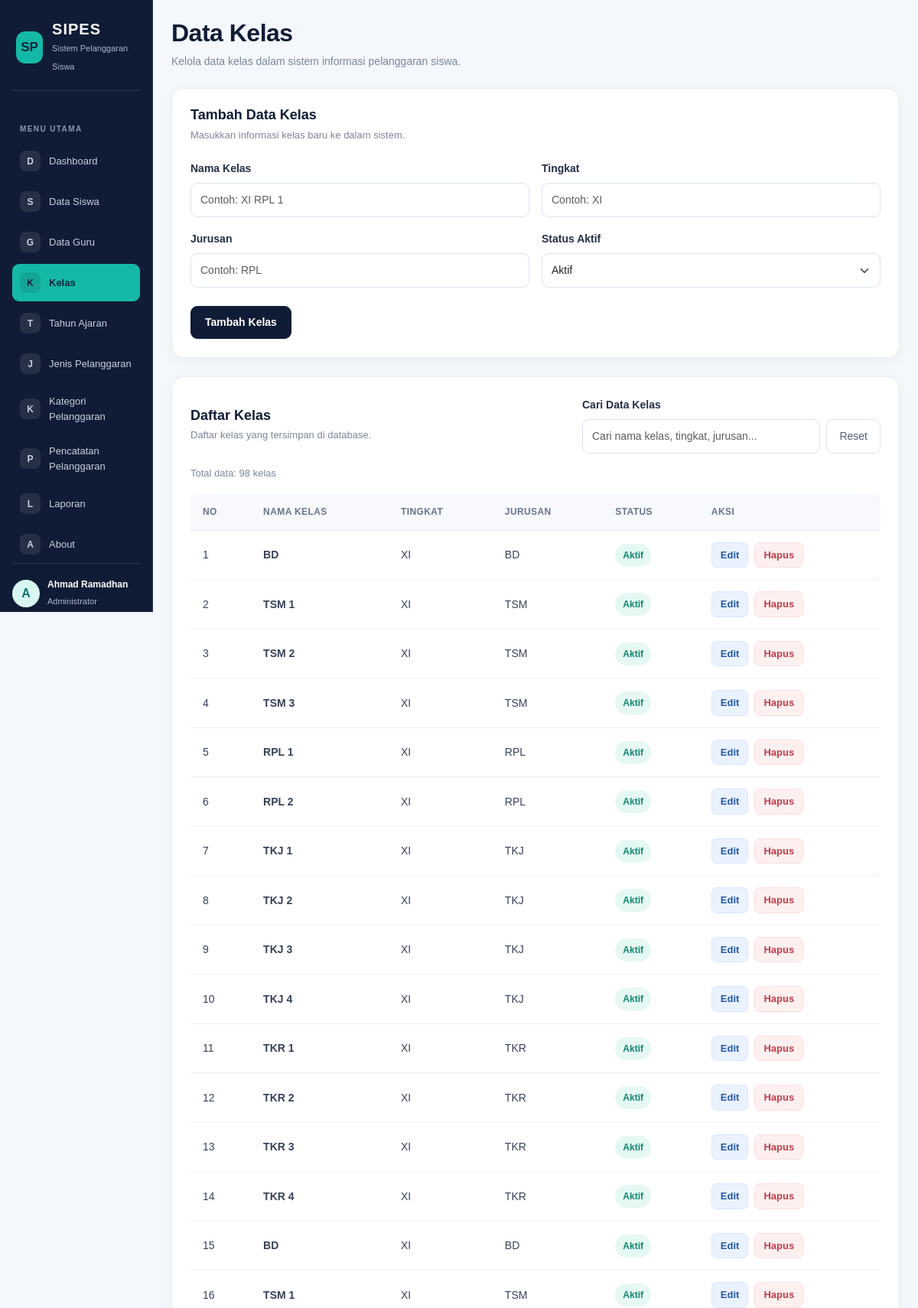
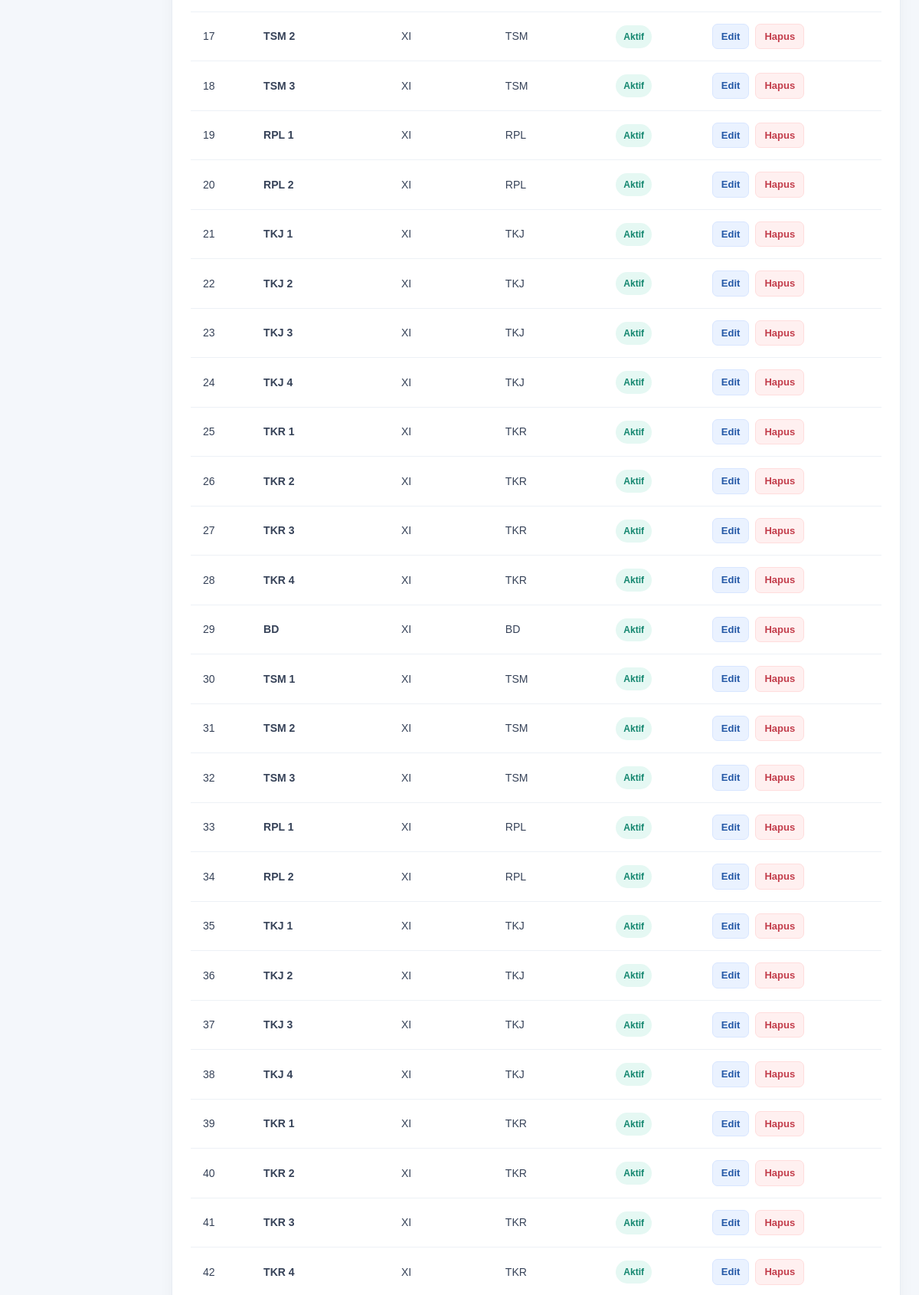
The app's page /kelas.php (signed in, upper part) with its own data (2 pictures, top to bottom).
### tables this page shows
CREATE TABLE `t_kelas` (
  `id` int(11) NOT NULL,
  `nama` varchar(100) DEFAULT NULL,
  `tingkat` varchar(20) NOT NULL,
  `jurusan` varchar(100) NOT NULL,
  `status_aktif` tinyint(1) NOT NULL,
  `created_at` timestamp NOT NULL DEFAULT current_timestamp(),
  `updated_at` timestamp NOT NULL DEFAULT current_timestamp()
);

### kelas.php (the view, shortened to what this page needs)
<?php
include 'config/koneksi.php';
$data_edit = null;
$data_kelas = mysqli_query(
    $koneksi,
    "SELECT * FROM t_kelas ORDER BY id ASC"
);
?>
<!DOCTYPE html>
<html lang="id">
<head>
    <link href="https://cdn.jsdelivr.net/npm/bootstrap@5.3.3/dist/css/bootstrap.min.css" rel="stylesheet">
</head>
<body>
<div class="container-fluid">
    <div class="row">
        <?php include 'includes/sidebar.php'; ?>
        <main class="col-md-9 col-lg-10 p-4 ms-md-auto">
            <div class="mb-4">
                <h2 class="page-title mb-2">Data Kelas</h2>
                <p class="page-subtitle mb-0">
                    Kelola data kelas dalam sistem informasi pelanggaran siswa.
                </p>
            </div>
            <div class="content-card">
                <?php if ($data_edit) { ?>
                    <h3 class="section-title">Edit Data Kelas</h3>
                    <p class="section-description">
                        Perbarui informasi kelas sesuai data yang diperlukan.
                    </p>
                    <form method="POST">
                        <input
                            type="hidden"
                            name="id"
                            value="<?php echo htmlspecialchars($data_edit['id']); ?>"
                        >
                        <div class="row g-3">
                            <div class="col-md-6">
                                <label class="form-label">Nama Kelas</label>
                                <input
                                    type="text"
                                    class="form-control"
                                    name="nama"
                                    value="<?php echo htmlspecialchars($data_edit['nama']); ?>"
                                    required
                                >
                            </div>
                            <div class="col-md-6">
                                <label class="form-label">Tingkat</label>
                                <input
                                    type="text"
                                    class="form-control"
                                    name="tingkat"
                                    value="<?php echo htmlspecialchars($data_edit['tingkat']); ?>"
                                    required
                                >
                            </div>
                            <div class="col-md-6">
                                <label class="form-label">Jurusan</label>
                                <input
                                    type="text"
                                    class="form-control"
                                    name="jurusan"
                                    value="<?php echo htmlspecialchars($data_edit['jurusan']); ?>"
                                    required
                                >
                            </div>
                            <div class="col-md-6">
                                <label class="form-label">Status Aktif</label>
                                <select class="form-select" name="status_aktif" required>
                                    <option value="1" <?php if ($data_edit['status_aktif'] == 1) echo 'selected'; ?>>
                                        Aktif
                                    </option>
                                    <option value="0" <?php if ($data_edit['status_aktif'] == 0) echo 'selected'; ?>>
                                        Tidak Aktif
                                    </option>
                                </select>
                            </div>
                        </div>
                        <div class="form-actions d-flex gap-2 mt-4">
                            <button type="submit" name="edit" class="btn btn-primary-custom">
                                Simpan Perubahan
                            </button>
                            <a href="kelas.php" class="btn-cancel">
                                Batal
                            </a>
                        </div>
                    </form>
                <?php } else { ?>
                    <h3 class="section-title">Tambah Data Kelas</h3>
                    <p class="section-description">
                        Masukkan informasi kelas baru ke dalam sistem.
                    </p>
                    <form method="POST">
                        <div class="row g-3">
                            <div class="col-md-6">
                                <label class="form-label">Nama Kelas</label>
                                <input
                                    type="text"
                                    class="form-control"
                                    name="nama"
                                    placeholder="Contoh: XI RPL 1"
                                    required
                                >
                            </div>
                            <div class="col-md-6">
                                <label class="form-label">Tingkat</label>
                                <input
                                    type="text"
                                    class="form-control"
                                    name="tingkat"
                                    placeholder="Contoh: XI"
                                    required
                                >
                            </div>
                            <div class="col-md-6">
                                <label class="form-label">Jurusan</label>
                                <input
                                    type="text"
                                    class="form-control"
                                    name="jurusan"
                                    placeholder="Contoh: RPL"
                                    required
                                >
                            </div>
                            <div class="col-md-6">
                                <label class="form-label">Status Aktif</label>
                                <select class="form-select" name="status_aktif" required>
                                    <option value="1">Aktif</option>
                                </select>
                            </div>
                        </div>
                        <div class="mt-4">
                            <button type="submit" name="tambah" class="btn btn-primary-custom">
                                Tambah Kelas
                            </button>
                        </div>
                    </form>
                <?php } ?>
            </div>
            <div class="content-card">
                <div class="d-flex flex-wrap justify-content-between align-items-center gap-3 mb-3">
                    <div>
                        <h3 class="section-title mb-1">Daftar Kelas</h3>
                        <p class="section-description mb-0">
                            Daftar kelas yang tersimpan di database.
                        </p>
                    </div>
                    <div class="search-area">
                        <label for="cariKelas" class="form-label">
                            Cari Data Kelas
                        </label>
                        <div class="d-flex gap-2">
                            <input
                                type="search"
                                id="cariKelas"
                                class="form-control"
                                placeholder="Cari nama kelas, tingkat, jurusan..."
                            >
                            <button
                                type="button"
                                id="resetCariKelas"
                                class="btn-reset"
                            >
                                Reset
                            </button>
                        </div>
                    </div>
                </div>
                <p id="hasilPencarianKelas" class="table-count mb-3"></p>
                <div class="table-responsive">
                    <table class="table" id="tabelKelas">
                        <thead>
                            <tr>
                                <th>No</th>
                                <th>Nama Kelas</th>
                                <th>Tingkat</th>
                                <th>Jurusan</th>
                                <th>Status</th>
                                <th>Aksi</th>
                            </tr>
                        </thead>
                        <tbody>
                            <?php
                            $no = 1;
                            while ($kelas = mysqli_fetch_assoc($data_kelas)) {
                            ?>
                                <tr>
                                    <td><?php echo $no++; ?></td>
                                    <td class="fw-semibold">
                                        <?php echo htmlspecialchars($kelas['nama']); ?>
                                    </td>
                                    <td>
                                        <?php echo htmlspecialchars($kelas['tingkat']); ?>
                                    </td>
                                    <td>
                                        <?php echo htmlspecialchars($kelas['jurusan']); ?>
                                    </td>
                                    <td>
                                        <?php if ($kelas['status_aktif'] == 1) { ?>
                                            <span class="status-badge status-active">Aktif</span>
                                        <?php } else { ?>
                                            <span class="status-badge status-inactive">Tidak Aktif</span>
                                        <?php } ?>
                                    </td>
                                    <td>
                                        <div class="d-flex flex-wrap gap-2">
                                            <a
                                                href="kelas.php?edit=<?php echo urlencode($kelas['id']); ?>"
                                                class="btn-edit"
                                            >
                                                Edit
                                            </a>
                                            <a
                                                href="kelas.php?hapus=<?php echo urlencode($kelas['id']); ?>"
                                                class="btn-delete"
                                                onclick="return confirm('Yakin ingin menghapus data kelas ini?');"
                                            >
                                                Hapus
                                            </a>
                                        </div>
                                    </td>
                                </tr>
                            <?php } ?>
                        </tbody>
                    </table>
                </div>
            </div>
        </main>
    </div>
</div>
</body>
</html>

### kelas.php (style rules this page uses)
:root { --navy: #101c35; --navy-light: #20314d; --teal: #14b8a6; --page-bg: #f4f7fb; --text-main: #243047; --text-muted: #7b879b; --border-color: #e7ecf3; }
body { background: var(--page-bg); color: var(--text-main); font-family: Arial, sans-serif; margin: 0; }
main { min-height: 100vh; min-width: 0; }
.page-title { font-weight: 700; color: var(--navy); letter-spacing: -0.5px; }
.page-subtitle { color: var(--text-muted); font-size: 14px; }
.content-card { background: #fff; border: 1px solid var(--border-color); border-radius: 16px; padding: 24px; box-shadow: 0 5px 20px rgba(16, 28, 53, 0.04); margin-bottom: 24px; }
.section-title { color: var(--navy); font-size: 18px; font-weight: 700; margin-bottom: 5px; }
.section-description { color: var(--text-muted); font-size: 13px; margin-bottom: 22px; }
.form-label { color: var(--text-main); font-size: 14px; font-weight: 600; margin-bottom: 8px; }
.form-control, .form-select { border: 1px solid #dce3ed; border-radius: 9px; padding: 11px 12px; font-size: 14px; }
.btn-primary-custom { background: var(--navy); border: 1px solid var(--navy); color: #fff; border-radius: 9px; padding: 10px 18px; font-size: 14px; font-weight: 600; }
.btn-edit { background: #eaf2ff; color: #2458a6; border: 1px solid #d8e6ff; border-radius: 7px; padding: 6px 11px; font-size: 13px; font-weight: 600; text-decoration: none; display: inline-block; }
.btn-delete { background: #fff0f0; color: #c33d4b; border: 1px solid #ffdddd; border-radius: 7px; padding: 6px 11px; font-size: 13px; font-weight: 600; text-decoration: none; display: inline-block; }
.btn-reset { background: #fff; border: 1px solid #dce3ed; color: #526078; border-radius: 9px; padding: 10px 16px; font-size: 14px; white-space: nowrap; }
.search-area { width: 100%; max-width: 390px; }
.table { margin-bottom: 0; vertical-align: middle; }
.table thead th { background: #f7f9fc; color: #68758b; font-size: 12px; font-weight: 700; text-transform: uppercase; letter-spacing: 0.4px; padding: 15px 16px; border-bottom: 1px solid var(--border-color); white-space: nowrap; }
.table tbody td { padding: 15px 16px; font-size: 14px; border-bottom: 1px solid #edf1f6; color: #364258; }
.status-badge { display: inline-block; padding: 6px 10px; border-radius: 20px; font-size: 12px; font-weight: 700; }
.status-active { background: #e5f8f3; color: #13866f; }
.table-responsive { border-radius: 10px; }
.table-count { font-size: 13px; color: var(--text-muted); }

### records on screen
t_kelas: nama "BD", tingkat "XI", jurusan "BD", status_aktif "Aktif"
t_kelas: nama "TSM 1", tingkat "XI", jurusan "TSM", status_aktif "Aktif"
t_kelas: nama "TSM 2", tingkat "XI", jurusan "TSM", status_aktif "Aktif"
t_kelas: nama "TSM 3", tingkat "XI", jurusan "TSM", status_aktif "Aktif"
t_kelas: nama "RPL 1", tingkat "XI", jurusan "RPL", status_aktif "Aktif"
t_kelas: nama "RPL 2", tingkat "XI", jurusan "RPL", status_aktif "Aktif"
t_kelas: nama "TKJ 1", tingkat "XI", jurusan "TKJ", status_aktif "Aktif"
t_kelas: nama "TKJ 2", tingkat "XI", jurusan "TKJ", status_aktif "Aktif"
t_kelas: nama "TKJ 3", tingkat "XI", jurusan "TKJ", status_aktif "Aktif"
t_kelas: nama "TKJ 4", tingkat "XI", jurusan "TKJ", status_aktif "Aktif"
t_kelas: nama "TKR 1", tingkat "XI", jurusan "TKR", status_aktif "Aktif"
t_kelas: nama "TKR 2", tingkat "XI", jurusan "TKR", status_aktif "Aktif"
t_kelas: nama "TKR 3", tingkat "XI", jurusan "TKR", status_aktif "Aktif"
t_kelas: nama "TKR 4", tingkat "XI", jurusan "TKR", status_aktif "Aktif"
t_kelas: nama "BD", tingkat "XI", jurusan "BD", status_aktif "Aktif"
t_kelas: nama "TSM 1", tingkat "XI", jurusan "TSM", status_aktif "Aktif"
t_kelas: nama "TSM 2", tingkat "XI", jurusan "TSM", status_aktif "Aktif"
t_kelas: nama "TSM 3", tingkat "XI", jurusan "TSM", status_aktif "Aktif"
t_kelas: nama "RPL 1", tingkat "XI", jurusan "RPL", status_aktif "Aktif"
t_kelas: nama "RPL 2", tingkat "XI", jurusan "RPL", status_aktif "Aktif"
t_kelas: nama "TKJ 1", tingkat "XI", jurusan "TKJ", status_aktif "Aktif"
t_kelas: nama "TKJ 2", tingkat "XI", jurusan "TKJ", status_aktif "Aktif"
t_kelas: nama "TKJ 3", tingkat "XI", jurusan "TKJ", status_aktif "Aktif"
t_kelas: nama "TKJ 4", tingkat "XI", jurusan "TKJ", status_aktif "Aktif"
t_kelas: nama "TKR 1", tingkat "XI", jurusan "TKR", status_aktif "Aktif"
t_kelas: nama "TKR 2", tingkat "XI", jurusan "TKR", status_aktif "Aktif"
t_kelas: nama "TKR 3", tingkat "XI", jurusan "TKR", status_aktif "Aktif"
t_kelas: nama "TKR 4", tingkat "XI", jurusan "TKR", status_aktif "Aktif"
t_kelas: nama "BD", tingkat "XI", jurusan "BD", status_aktif "Aktif"
t_kelas: nama "TSM 1", tingkat "XI", jurusan "TSM", status_aktif "Aktif"
t_kelas: nama "TSM 2", tingkat "XI", jurusan "TSM", status_aktif "Aktif"
t_kelas: nama "TSM 3", tingkat "XI", jurusan "TSM", status_aktif "Aktif"
t_kelas: nama "RPL 1", tingkat "XI", jurusan "RPL", status_aktif "Aktif"
t_kelas: nama "RPL 2", tingkat "XI", jurusan "RPL", status_aktif "Aktif"
t_kelas: nama "TKJ 1", tingkat "XI", jurusan "TKJ", status_aktif "Aktif"
t_kelas: nama "TKJ 2", tingkat "XI", jurusan "TKJ", status_aktif "Aktif"
t_kelas: nama "TKJ 3", tingkat "XI", jurusan "TKJ", status_aktif "Aktif"
t_kelas: nama "TKJ 4", tingkat "XI", jurusan "TKJ", status_aktif "Aktif"
t_kelas: nama "TKR 1", tingkat "XI", jurusan "TKR", status_aktif "Aktif"
t_kelas: nama "TKR 2", tingkat "XI", jurusan "TKR", status_aktif "Aktif"
t_kelas: nama "TKR 3", tingkat "XI", jurusan "TKR", status_aktif "Aktif"
t_kelas: nama "TKR 4", tingkat "XI", jurusan "TKR", status_aktif "Aktif"

### other values on screen
substr($_SESSION['name'] ?? 'U', 0, 1) "A"
$_SESSION['name'] "Ahmad Ramadhan"
